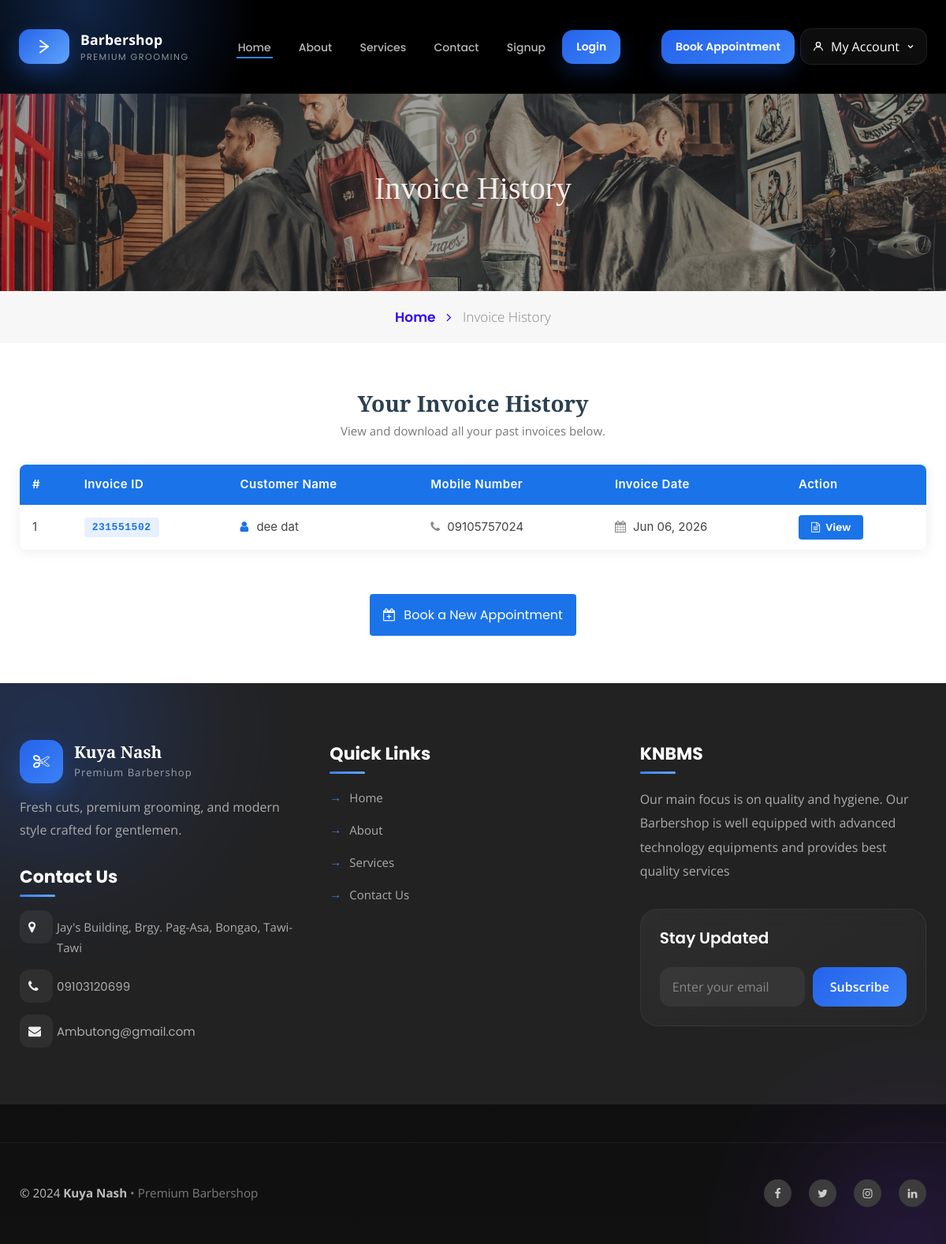
Page /invoice-history.php (signed in) on the committed database.
### tables this page shows
CREATE TABLE `tbluser` (
  `ID` int(10) NOT NULL,
  `FirstName` varchar(120) DEFAULT NULL,
  `LastName` varchar(250) DEFAULT NULL,
  `MobileNumber` varchar(15) DEFAULT NULL,
  `Email` varchar(120) DEFAULT NULL,
  `Password` varchar(120) DEFAULT NULL,
  `RegDate` timestamp NULL DEFAULT current_timestamp()
);

CREATE TABLE `tblpage` (
  `ID` int(10) NOT NULL,
  `PageType` varchar(200) DEFAULT NULL,
  `PageTitle` mediumtext DEFAULT NULL,
  `PageDescription` mediumtext DEFAULT NULL,
  `Email` varchar(200) DEFAULT NULL,
  `MobileNumber` bigint(10) DEFAULT NULL,
  `UpdationDate` date DEFAULT NULL,
  `Timing` varchar(200) NOT NULL
);

### invoice-history.php (the view, shortened to what this page needs)
<?php
$userid = intval($_SESSION['bpmsuid']);
?>
<!doctype html>
<html lang="en">
<head>
  <link rel="stylesheet" href="assets/css/style-starter.css">
  <link rel="stylesheet" href="https://cdnjs.cloudflare.com/ajax/libs/font-awesome/4.7.0/css/font-awesome.min.css">
</head>
<body id="home">
<?php include_once('includes/header.php'); ?>
<section class="w3l-inner-banner-main">
  <div class="about about-inner">
    <div class="container">
      <div class="seen-w3">
        <h4 class="title">Invoice History</h4>
      </div>
    </div>
  </div>
  <div class="breadcrumbs-sub">
    <div class="container">
      <ul class="breadcrumbs-custom-path">
        <li><a href="index.php">Home <span class="fa fa-angle-right" aria-hidden="true"></span></a></li>
        <li class="active">Invoice History</li>
      </ul>
    </div>
  </div>
</section>
<section class="w3l-contact-info-main">
  <div class="history-section">
    <div class="container">
      <div class="history-heading">
        <h4>Your Invoice History</h4>
        <p>View and download all your past invoices below.</p>
      </div>
      <div class="table-card">
        <div class="table-responsive">
          <table class="invoice-table">
            <thead>
              <tr>
                <th>#</th>
                <th>Invoice ID</th>
                <th>Customer Name</th>
                <th>Mobile Number</th>
                <th>Invoice Date</th>
                <th>Action</th>
              </tr>
            </thead>
            <tbody>
              <?php
                $query = mysqli_query($con,
                  "SELECT DISTINCT
                     tbluser.ID        AS uid,
                     tbluser.FirstName,
                     tbluser.LastName,
                     tbluser.MobileNumber,
                     tblinvoice.BillingId,
                     DATE(tblinvoice.PostingDate) AS PostingDate
                   FROM tbluser
                   JOIN tblinvoice ON tbluser.ID = tblinvoice.Userid
                   WHERE tbluser.ID = '$userid'
                   ORDER BY tblinvoice.ID DESC"
                );
                $count = mysqli_num_rows($query);
                if ($count > 0):
                  $cnt = 1;
                  while ($row = mysqli_fetch_array($query)):
                    $fullName    = htmlspecialchars($row['FirstName'] . ' ' . $row['LastName']);
                    $mobile      = htmlspecialchars($row['MobileNumber']);
                    $billingId   = htmlspecialchars($row['BillingId']);
                    $postingDate = !empty($row['PostingDate'])
                                   ? date('M d, Y', strtotime($row['PostingDate']))
                                   : '—';
              ?>
              <tr>
                <td><?php echo $cnt; ?></td>
                <td><span class="invoice-id"><?php echo $billingId; ?></span></td>
                <td>
                  <span class="fa fa-user" style="color:#1a73e8; margin-right:6px;"></span>
                  <?php echo $fullName; ?>
                </td>
                <td>
                  <span class="fa fa-phone" style="color:#888; margin-right:5px;"></span>
                  <?php echo $mobile; ?>
                </td>
                <td>
                  <span class="fa fa-calendar" style="color:#888; margin-right:5px;"></span>
                  <?php echo $postingDate; ?>
                </td>
                <td>
                  <a href="view-invoice.php?invoiceid=<?php echo $billingId; ?>"
                     class="btn-view">
                    <span class="fa fa-file-text-o" style="margin-right:4px;"></span> View
                  </a>
                </td>
              </tr>
              <?php
                  $cnt++;
                  endwhile;
              endif; ?>
            </tbody>
          </table>
        </div>
      </div>
      <div class="book-cta">
        <a href="book-appointment.php" class="btn logo-button mt-4">
          <span class="fa fa-calendar-plus-o" style="margin-right:6px;"></span>
          Book a New Appointment
        </a>
      </div>
    </div>
  </div>
</section>
<?php include_once('includes/footer.php'); ?>
</body>
</html>

### includes/footer.php (shortened to what this page needs)
<section class="w3l-footer-29-main modern-footer">
  <div class="footer-29 py-5">
    <div class="container py-lg-4">
      <div class="row footer-top-29">
        <div class="col-lg-4 col-md-6 footer-list-29 footer-contact">
          <div class="footer-brand">
            <div class="footer-logo">
              <i class="fa fa-scissors"></i>
            </div>
            <div>
              <h4>Kuya Nash</h4>
              <span>Premium Barbershop</span>
            </div>
          </div>
          <p class="footer-desc">
            Fresh cuts, premium grooming, and modern style crafted for gentlemen.
          </p>
          <h6 class="footer-title-29">Contact Us</h6>
          <ul class="footer-contact-list">
            <?php
            $ret=mysqli_query($con,"select * from tblpage where PageType='contactus'");
            while ($row=mysqli_fetch_array($ret)) {
            ?>
            <li>
              <div class="footer-icon">
                <span class="fa fa-map-marker"></span>
              </div>
              <p><?php echo $row['PageDescription']; ?></p>
            </li>
  <li>
  <div class="footer-icon">
    <span class="fa fa-phone"></span>
  </div>
  <?php
    $mobile = preg_replace('/[^0-9]/', '', $row['MobileNumber']);
    if(substr($mobile,0,2) != '09'){
        $mobile = '0' . substr($mobile,-10);
    }
  ?>
  <a href="tel:<?php echo $mobile; ?>">
    <?php echo $mobile; ?>
  </a>
</li>
            <li>
              <div class="footer-icon">
                <span class="fa fa-envelope"></span>
              </div>
              <a href="mailto:<?php echo $row['Email']; ?>">
                <?php echo $row['Email']; ?>
              </a>
            </li>
            <?php } ?>
          </ul>
        </div>
        <div class="col-lg-4 col-md-6 footer-list-29 footer-links">
          <h6 class="footer-title-29">Quick Links</h6>
          <ul>
            <li>
              <a href="index.php">
                <span>Home</span>
              </a>
            </li>
            <li>
              <a href="about.php">
                <span>About</span>
              </a>
            </li>
            <li>
              <a href="services.php">
                <span>Services</span>
              </a>
            </li>
            <li>
              <a href="contact.php">
                <span>Contact Us</span>
              </a>
            </li>
          </ul>
        </div>
        <div class="col-lg-4 col-md-12 footer-list-29 footer-about">
          <?php
          $ret=mysqli_query($con,"select * from tblpage where PageType='aboutus'");
          while ($row=mysqli_fetch_array($ret)) {
          ?>
          <h6 class="footer-title-29">
            <?php echo $row['PageTitle']; ?>
          </h6>
          <p class="footer-about-text">
            <?php echo $row['PageDescription']; ?>
          </p>
          <?php } ?>
          <div class="footer-newsletter">
            <h5>Stay Updated</h5>
            <form class="newsletter-form">
              <input type="email"
                placeholder="Enter your email"
                required>
              <button type="submit">
                Subscribe
              </button>
            </form>
          </div>
        </div>
      </div>
    </div>
  </div>
  <section class="w3l-copyright">
    <div class="container">
      <div class="bottom-copies">
        <div class="copyright-left">
          <p>
            © 2024 <strong>Kuya Nash</strong>
            <span>• Premium Barbershop</span>
          </p>
        </div>
        <div class="main-social-footer-29">
          <a href="#" class="social facebook">
            <span class="fa fa-facebook"></span>
          </a>
          <a href="#" class="social twitter">
            <span class="fa fa-twitter"></span>
          </a>
          <a href="#" class="social instagram">
            <span class="fa fa-instagram"></span>
          </a>
          <a href="#" class="social linkedin">
            <span class="fa fa-linkedin"></span>
          </a>
        </div>
      </div>
    </div>
  </section>
</section>

### invoice-history.php (style rules this page uses)
a.logo-button, button.logo-button { background: #1a73e8 !important; border: 2px solid #1a73e8 !important; color: #fff !important; }
.w3l-inner-banner-main .about-inner { background: url('assets/images/a1.jpg') no-repeat center; background-size: cover; }
.history-section { padding: 60px 0; }
.history-heading { text-align: center; margin-bottom: 2rem; }
.history-heading h4 { font-size: 28px; color: #2b4052; font-weight: 700; }
.history-heading p { color: #777; font-size: 15px; margin-top: 6px; }
.table-card { background: #fff; border-radius: 8px; box-shadow: 0 2px 16px rgba(0,0,0,0.08); overflow: hidden; }
.invoice-table { width: 100%; border-collapse: collapse; font-size: 15px; }
.invoice-table thead { background: #1a73e8; color: #fff; }
.invoice-table thead th { padding: 14px 16px; font-weight: 600; letter-spacing: 0.03em; text-align: left; border: none; }
.invoice-table tbody tr { border-bottom: 1px solid #f0f0f0; transition: background 0.15s; }
.invoice-table tbody tr:last-child { border-bottom: none; }
.invoice-table tbody td { padding: 13px 16px; color: #444; vertical-align: middle; }
.invoice-id { display: inline-block; background: #e8f0fe; color: #1a73e8; padding: 3px 10px; border-radius: 4px; font-size: 13px; font-weight: 700; letter-spacing: 0.04em; font-family: monospace; }
.btn-view { display: inline-block; background: #1a73e8; color: #fff; padding: 6px 16px; border-radius: 4px; font-size: 13px; font-weight: 600; text-decoration: none; transition: background 0.2s; }
.book-cta { text-align: center; margin-top: 2rem; }
.table-responsive { overflow-x: auto; }

### rows in the picture
tbluser: billingId "231551502", fullName "dee dat", MobileNumber "09105757024", postingDate "Jun 06, 2026"
tblpage: PageDescription "Jay's Building, Brgy. Pag-Asa, Bongao, Tawi-Tawi", MobileNumber "09103120699", Email "Ambutong@gmail.com"
tblpage: PageTitle "KNBMS", PageDescription "Our main focus is on quality and hygiene. Our Barbershop is well equipped with advanced technology equipments and provides best quality services"
